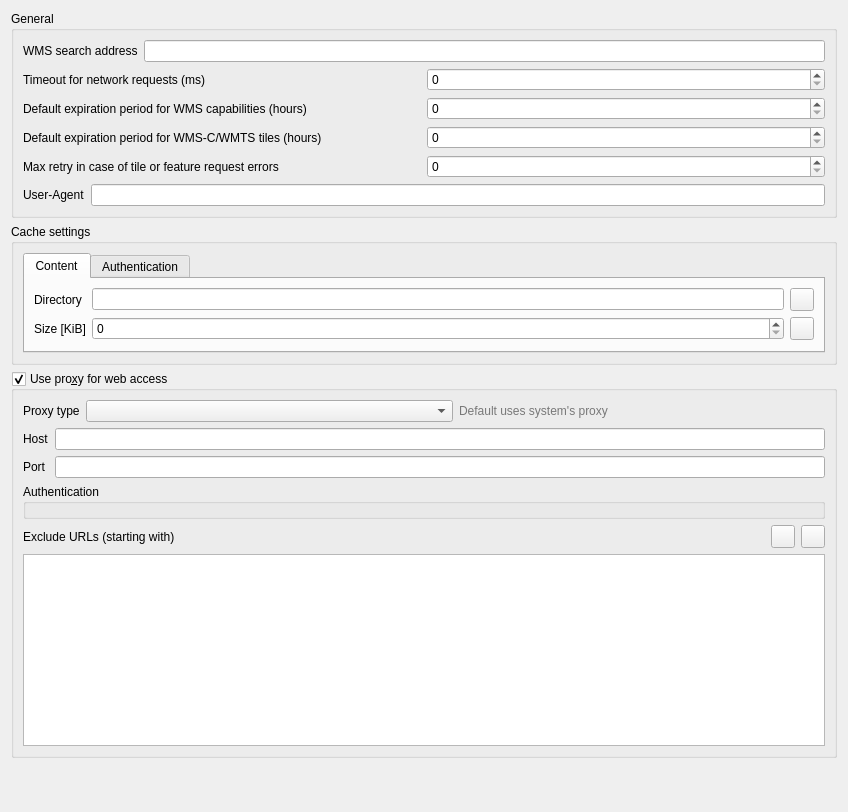
             <widget class="QWidget" name="mOptionsScrollAreaContents_10">
              <property name="geometry">
               <rect>
                <x>0</x>
                <y>0</y>
                <width>848</width>
                <height>812</height>
               </rect>
              </property>
              <layout class="QVBoxLayout" name="verticalLayout_33">
               <item>
                <widget class="QGroupBox" name="groupBox_20">
                 <property name="title">
                  <string>General</string>
                 </property>
                 <layout class="QVBoxLayout" name="verticalLayout_34">
                  <item>
                   <layout class="QHBoxLayout" name="horizontalLayout_2">
                    <item>
                     <widget class="QLabel" name="label_9">
                      <property name="text">
                       <string>WMS search address</string>
                      </property>
                     </widget>
                    </item>
                    <item>
                     <widget class="QLineEdit" name="leWmsSearch"/>
                    </item>
                   </layout>
                  </item>
                  <item>
                   <layout class="QHBoxLayout" name="horizontalLayout_11">
                    <item>
                     <widget class="QLabel" name="mNetworkTimeoutLabel">
                      <property name="text">
                       <string>Timeout for network requests (ms)</string>
                      </property>
                     </widget>
                    </item>
                    <item>
                     <widget class="QSpinBox" name="mNetworkTimeoutSpinBox">
                      <property name="maximum">
                       <number>100000000</number>
                      </property>
                     </widget>
                    </item>
                   </layout>
                  </item>
                  <item>
                   <layout class="QHBoxLayout" name="horizontalLayout_40">
                    <item>
                     <widget class="QLabel" name="label_45">
                      <property name="text">
                       <string>Default expiration period for WMS capabilities (hours)</string>
                      </property>
                     </widget>
                    </item>
                    <item>
                     <widget class="QSpinBox" name="mDefaultCapabilitiesExpirySpinBox">
                      <property name="maximum">
                       <number>100000000</number>
                      </property>
                     </widget>
                    </item>
                   </layout>
                  </item>
                  <item>
                   <layout class="QHBoxLayout" name="horizontalLayout_17">
                    <item>
                     <widget class="QLabel" name="label_32">
                      <property name="text">
                       <string>Default expiration period for WMS-C/WMTS tiles (hours)</string>
                      </property>
                     </widget>
                    </item>
                    <item>
                     <widget class="QSpinBox" name="mDefaultTileExpirySpinBox">
                      <property name="maximum">
                       <number>100000000</number>
                      </property>
                     </widget>
                    </item>
                   </layout>
                  </item>
                  <item>
                   <layout class="QHBoxLayout" name="horizontalLayout_33">
                    <item>
                     <widget class="QLabel" name="label_57">
                      <property name="text">
                       <string>Max retry in case of tile or feature request errors</string>
                      </property>
                     </widget>
                    </item>
                    <item>
                     <widget class="QSpinBox" name="mDefaultTileMaxRetrySpinBox">
                      <property name="maximum">
                       <number>100000000</number>
                      </property>
                     </widget>
                    </item>
                   </layout>
                  </item>
                  <item>
                   <layout class="QHBoxLayout" name="horizontalLayout_35">
                    <item>
                     <widget class="QLabel" name="lblUserAgent">
                      <property name="text">
                       <string>User-Agent</string>
                      </property>
                     </widget>
                    </item>
                    <item>
                     <widget class="QLineEdit" name="leUserAgent"/>
                    </item>
                   </layout>
                  </item>
                 </layout>
                </widget>
               </item>
               <item>
                <widget class="QGroupBox" name="grpCache">
                 <property name="title">
                  <string>Cache settings</string>
                 </property>
                 <layout class="QVBoxLayout" name="verticalLayout_19">
                  <item>
                   <widget class="QTabWidget" name="tabContentCache">
                    <property name="currentIndex">
                     <number>0</number>
                    </property>
                    <widget class="QWidget" name="tab">
                     <attribute name="title">
                      <string>Content</string>
                     </attribute>
                     <layout class="QGridLayout" name="gridLayout_2">
                      <item row="4" column="0">
                       <widget class="QLabel" name="label_11">
                        <property name="text">
                         <string>Size [KiB]</string>
                        </property>
                       </widget>
                      </item>
                      <item row="0" column="0">
                       <widget class="QLabel" name="label_10">
                        <property name="text">
                         <string>Directory</string>
                        </property>
                       </widget>
                      </item>
                      <item row="0" column="1">
                       <widget class="QLineEdit" name="mCacheDirectory"/>
                      </item>
                      <item row="4" column="1">
                       <widget class="QSpinBox" name="mCacheSize"/>
                      </item>
                      <item row="0" column="2">
                       <widget class="QToolButton" name="mBrowseCacheDirectory">
                        <property name="toolTip">
                         <string>Select folder</string>
                        </property>
                        <property name="text">
                         <string/>
                        </property>
                        <property name="icon">
                         <iconset resource="../../images/images.qrc">
                          <normaloff>:/images/themes/default/mActionFileOpen.svg</normaloff>:/images/themes/default/mActionFileOpen.svg</iconset>
                        </property>
                       </widget>
                      </item>
                      <item row="4" column="2">
                       <widget class="QToolButton" name="mClearCache">
                        <property name="toolTip">
                         <string>Clear cache</string>
                        </property>
                        <property name="text">
                         <string/>
                        </property>
                        <property name="icon">
                         <iconset resource="../../images/images.qrc">
                          <normaloff>:/images/themes/default/mActionDeleteSelected.svg</normaloff>:/images/themes/default/mActionDeleteSelected.svg</iconset>
                        </property>
                       </widget>
                      </item>
                     </layout>
                    </widget>
                    <widget class="QWidget" name="tab_2">
                     <attribute name="title">
                      <string>Authentication</string>
                     </attribute>
                     <layout class="QGridLayout" name="gridLayout_5">
                      <item row="0" column="0">
                       <widget class="QCheckBox" name="mAutoClearAccessCache">
                        <property name="toolTip">
                         <string>&lt;html&gt;&lt;head/&gt;&lt;body&gt;&lt;p&gt;The connection cache stores all authentication connections data even when the connection fails.&lt;br/&gt;If you make any change to the authentication configurations or to the certification authorities, you should clear the authentication cache or&lt;br/&gt;restart QGIS. &lt;br/&gt;When this option is checked, the authentication cache will be automatically cleared every time an SSL error occurs and you choose to abort the connection.&lt;br/&gt;&lt;/p&gt;&lt;/body&gt;&lt;/html&gt;</string>
                        </property>
                        <property name="text">
                         <string>Automatically clear the connection authentication cache on SSL errors (recommended)</string>
                        </property>
                       </widget>
                      </item>
                      <item row="1" column="0">
                       <widget class="QPushButton" name="mClearAccessCache">
                        <property name="text">
                         <string>Clear authentication connection cache</string>
                        </property>
                       </widget>
                      </item>
                     </layout>
                    </widget>
                   </widget>
                  </item>
                 </layout>
                </widget>
               </item>
               <item>
                <widget class="QgsCollapsibleGroupBox" name="grpProxy">
                 <property name="title">
                  <string>Use pro&amp;xy for web access</string>
                 </property>
                 <property name="flat">
                  <bool>false</bool>
                 </property>
                 <property name="checkable">
                  <bool>true</bool>
                 </property>
                 <property name="collapsed" stdset="0">
                  <bool>false</bool>
                 </property>
                 <property name="saveCollapsedState" stdset="0">
                  <bool>true</bool>
                 </property>
                 <layout class="QGridLayout" name="gridLayout_1">
                  <item row="1" column="0">
                   <widget class="QLabel" name="label_47">
                    <property name="text">
                     <string>Exclude URLs (starting with)</string>
                    </property>
                   </widget>
                  </item>
                  <item row="1" column="4">
                   <widget class="QToolButton" name="mRemoveUrlPushButton">
                    <property name="toolTip">
                     <string>Remove selected URL</string>
                    </property>
                    <property name="text">
                     <string/>
                    </property>
                    <property name="icon">
                     <iconset resource="../../images/images.qrc">
                      <normaloff>:/images/themes/default/symbologyRemove.svg</normaloff>:/images/themes/default/symbologyRemove.svg</iconset>
                    </property>
                   </widget>
                  </item>
                  <item row="1" column="3">
                   <widget class="QToolButton" name="mAddUrlPushButton">
                    <property name="toolTip">
                     <string>Add URL to exclude</string>
                    </property>
                    <property name="text">
                     <string/>
                    </property>
                    <property name="icon">
                     <iconset resource="../../images/images.qrc">
                      <normaloff>:/images/themes/default/symbologyAdd.svg</normaloff>:/images/themes/default/symbologyAdd.svg</iconset>
                    </property>
                   </widget>
                  </item>
                  <item row="0" column="0" colspan="5">
                   <layout class="QGridLayout" name="gridLayout_17">
                    <item row="0" column="1">
                     <widget class="QComboBox" name="mProxyTypeComboBox"/>
                    </item>
                    <item row="0" column="0">
                     <widget class="QLabel" name="mTypeLabel">
                      <property name="sizePolicy">
                       <sizepolicy hsizetype="Maximum" vsizetype="Preferred">
                        <horstretch>0</horstretch>
                        <verstretch>0</verstretch>
                       </sizepolicy>
                      </property>
                      <property name="text">
                       <string>Proxy type</string>
                      </property>
                     </widget>
                    </item>
                    <item row="0" column="2">
                     <widget class="QLabel" name="label_41">
                      <property name="styleSheet">
                       <string notr="true">QLabel {color: rgb(120, 120, 120);}</string>
                      </property>
                      <property name="text">
                       <string>Default uses system's proxy</string>
                      </property>
                     </widget>
                    </item>
                    <item row="1" column="0" colspan="3">
                     <widget class="QFrame" name="frameManualProxy">
                      <property name="frameShape">
                       <enum>QFrame::NoFrame</enum>
                      </property>
                      <property name="frameShadow">
                       <enum>QFrame::Raised</enum>
                      </property>
                      <layout class="QGridLayout" name="gridLayout_18">
                       <property name="leftMargin">
                        <number>0</number>
                       </property>
                       <property name="topMargin">
                        <number>0</number>
                       </property>
                       <property name="rightMargin">
                        <number>0</number>
                       </property>
                       <property name="bottomMargin">
                        <number>0</number>
                       </property>
                       <item row="2" column="2">
                        <widget class="QLineEdit" name="leProxyPort"/>
                       </item>
                       <item row="2" column="1">
                        <widget class="QLabel" name="lblProxyPort">
                         <property name="text">
                          <string>Port</string>
                         </property>
                        </widget>
                       </item>
                       <item row="1" column="2">
                        <widget class="QLineEdit" name="leProxyHost"/>
                       </item>
                       <item row="1" column="1">
                        <widget class="QLabel" name="lblProxyHost">
                         <property name="text">
                          <string>Host</string>
                         </property>
                        </widget>
                       </item>
                       <item row="3" column="1" colspan="2">
                        <widget class="QGroupBox" name="mAuthGroupBox">
                         <property name="title">
                          <string>Authentication</string>
                         </property>
                         <layout class="QVBoxLayout" name="verticalLayout_23">
                          <property name="leftMargin">
                           <number>6</number>
                          </property>
                          <property name="topMargin">
                           <number>6</number>
                          </property>
                          <property name="rightMargin">
                           <number>6</number>
                          </property>
                          <property name="bottomMargin">
                           <number>6</number>
                          </property>
                          <item>
                           <widget class="QgsAuthSettingsWidget" name="mAuthSettings" native="true"/>
                          </item>
                         </layout>
                        </widget>
                       </item>
                      </layout>
                     </widget>
                    </item>
                   </layout>
                  </item>
                  <item row="1" column="1" colspan="2">
                   <spacer name="horizontalSpacer">
                    <property name="orientation">
                     <enum>Qt::Horizontal</enum>
                    </property>
                    <property name="sizeHint" stdset="0">
                     <size>
                      <width>40</width>
                      <height>20</height>
                     </size>
                    </property>
                   </spacer>
                  </item>
                  <item row="2" column="0" colspan="5">
                   <widget class="QListWidget" name="mExcludeUrlListWidget"/>
                  </item>
                 </layout>
                </widget>
               </item>
               <item>
                <spacer name="verticalSpacer_9">
                 <property name="orientation">
                  <enum>Qt::Vertical</enum>
                 </property>
                 <property name="sizeHint" stdset="0">
                  <size>
                   <width>0</width>
                   <height>0</height>
                  </size>
                 </property>
                </spacer>
               </item>
              </layout>
             </widget>
